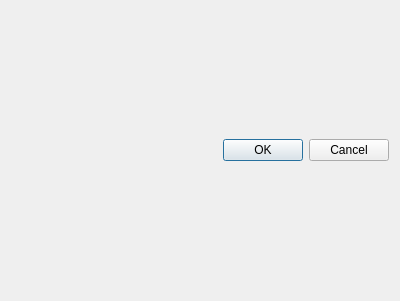
<?xml version="1.0" encoding="UTF-8"?>
<ui version="4.0">
 <class>ProjectFileOpenDialog</class>
 <widget class="QDialog" name="ProjectFileOpenDialog">
  <property name="geometry">
   <rect>
    <x>0</x>
    <y>0</y>
    <width>400</width>
    <height>301</height>
   </rect>
  </property>
  <property name="windowTitle">
   <string>Open component</string>
  </property>
  <layout class="QVBoxLayout" name="verticalLayout">
   <property name="spacing">
    <number>-1</number>
   </property>
   <item>
    <layout class="QVBoxLayout" name="layout"/>
   </item>
   <item>
    <widget class="QDialogButtonBox" name="buttons">
     <property name="orientation">
      <enum>Qt::Horizontal</enum>
     </property>
     <property name="standardButtons">
      <set>QDialogButtonBox::Cancel|QDialogButtonBox::Ok</set>
     </property>
    </widget>
   </item>
  </layout>
 </widget>
 <resources/>
 <connections>
  <connection>
   <sender>buttons</sender>
   <signal>accepted()</signal>
   <receiver>ProjectFileOpenDialog</receiver>
   <slot>accept()</slot>
   <hints>
    <hint type="sourcelabel">
     <x>252</x>
     <y>232</y>
    </hint>
    <hint type="destinationlabel">
     <x>157</x>
     <y>236</y>
    </hint>
   </hints>
  </connection>
  <connection>
   <sender>buttons</sender>
   <signal>rejected()</signal>
   <receiver>ProjectFileOpenDialog</receiver>
   <slot>reject()</slot>
   <hints>
    <hint type="sourcelabel">
     <x>320</x>
     <y>232</y>
    </hint>
    <hint type="destinationlabel">
     <x>286</x>
     <y>236</y>
    </hint>
   </hints>
  </connection>
 </connections>
</ui>
